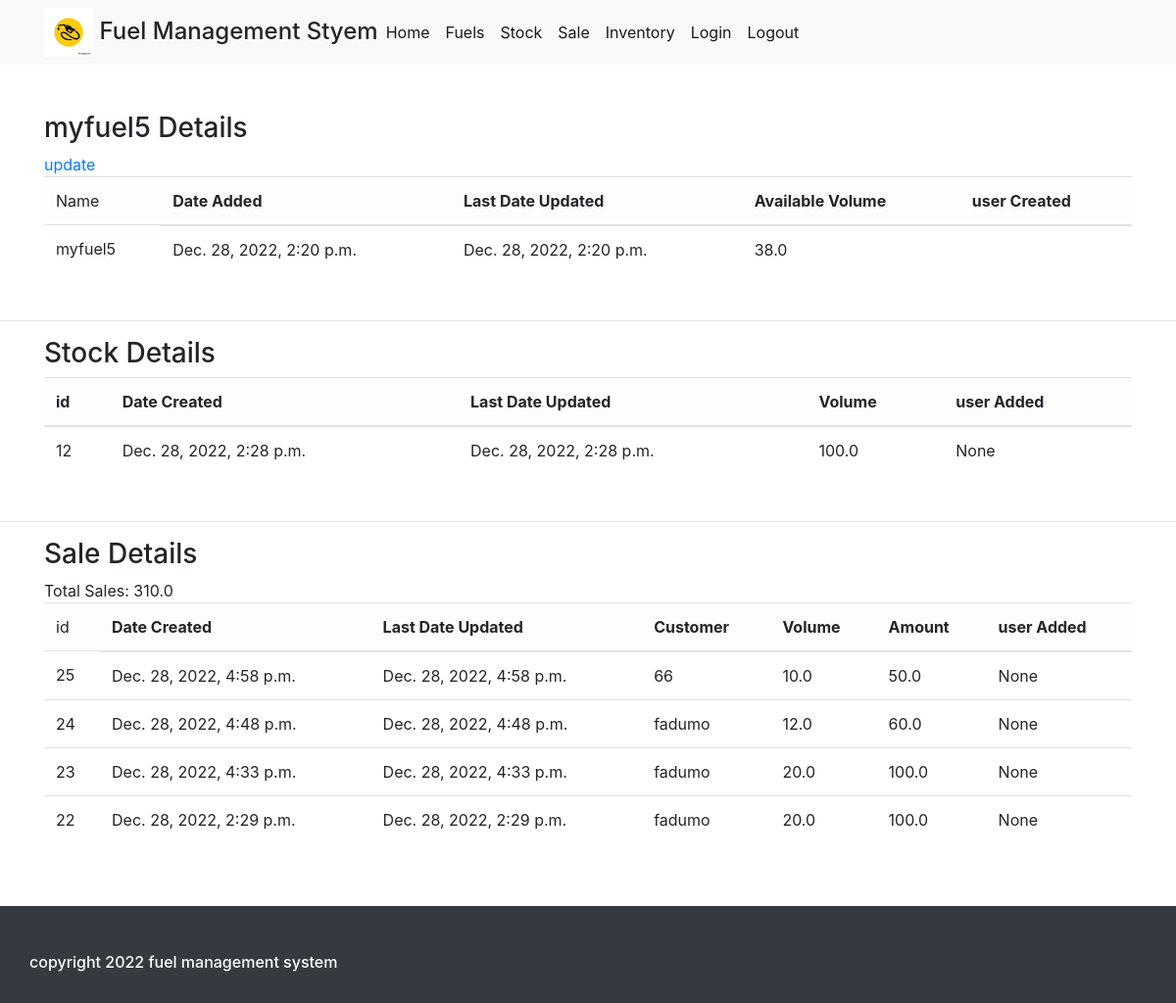
The app's page /fuel_details/7/ (signed in) with its own data.
### base/models.py (models this page shows, shortened)
class Fuel(models.Model):
    name = models.CharField(max_length=100, unique=True)
    price = models.FloatField(max_length=(15,2), default=0)
    user = models.CharField(max_length=100, blank=True)
    status = models.CharField(max_length=2,choices=(('1','Active'),('0', 'Inactive')) , default = 1)
    delete_flag = models.IntegerField(default = 0)
    created = models.DateTimeField(auto_now=True)
    updated = models.DateTimeField(auto_now_add=True)
    class Meta:
        ordering = ['-updated','-created']
        verbose_name_plural = "fuel type lists"
    def __str__(self):
        return self.name
    def available(self):
        try:
            stockin = Stock.objects.filter(fuel = self).aggregate(models.Sum("volume"))['volume__sum']
            if stockin is None:
                stockin = 0
        except:
            stockin = 0
        try:
            sale = Sale.objects.filter(fuel = self).aggregate(models.Sum("volume"))['volume__sum']
            if sale is None:
                sale = 0
        except:
            sale = 0
            print(sale)
        return stockin - sale

class Stock(models.Model):
    fuel = models.ForeignKey(Fuel, on_delete=models.CASCADE)
    volume = models.FloatField(max_length=(15,2),default=0)
    user = models.CharField(max_length=100, blank=True)
    created = models.DateTimeField(auto_now=True)
    updated = models.DateTimeField(auto_now_add=True)
    class Meta:
        ordering = ['-updated','-created']
        verbose_name_plural = "Stock lists"

class Sale(models.Model):
    customer_name = models.CharField(max_length=200)
    fuel = models.ForeignKey(Fuel, on_delete=models.CASCADE)
    volume = models.FloatField(max_length=(15,2), default=0)
    amount = models.FloatField(max_length=(15,2), default=0)
    user = models.CharField(max_length=100, blank=True)
    created = models.DateTimeField(auto_now=True)
    updated = models.DateTimeField(auto_now_add=True)
    class Meta:
        verbose_name_plural = "Sales list"
        ordering = ['-updated', '-created']

### base/views.py (the view)
# urls.py: path('fuel_details/<str:pk>/', views.fuelDetail, name="fuel_detail"),
@permission_required('base.view_Fuel', login_url='fuels')
@login_required(login_url='login')
def fuelDetail(request, pk):
    fuel = Fuel.objects.get(id=pk)
    stocks = Stock.objects.filter(fuel__id = fuel.id).all()
    sales = Sale.objects.filter(fuel__id = fuel.id ).all()
    total_sale = Sale.objects.filter(fuel__id = fuel.id).aggregate(Sum('amount'))
    print(total_sale)
    context = {
        "fuel":fuel,
        "stocks": stocks,
        "sales":sales,
        "total_sale":total_sale
    }
    return render(request, 'base/fuel_details.html', context)

### base/templates/base/fuel_details.html (shortened to what this page needs)
{% extends 'main.html' %}
{% block content %}
    <div class="cotainer mt-5 mb-5">
        <div class="row">
            <div class="col col-lg-12 col-md-12 col-sm-12 col-xs-12">
                <div class="container mb-5">
                   <h3>{{fuel}} Details</h3>
                   <a href="{% url 'update_fuel' fuel.id %}">update</a>
                    <table class="table">
                        <thead class="table-primary table-light">
                            <td>Name</td>
                            <th>Date Added</th>
                            <th>Last Date Updated</th>
                            <th>Available Volume</th>
                            <th>user Created</th>
                        </thead>
                        <tbody>
                            <tr>
                                <td>
                                    {{fuel}}
                                </td>
                                <td>
                                    {{fuel.created}}
                                </td>
                                <td>
                                    {{fuel.updated}}
                                </td>
                                <td>
                                    {{fuel.available}}
                                </td>
                                <td>
                                </td>
                            </tr>
                        </tbody>
                    </table>
                </div>
                <div><hr></div>
                <div class="container mb-5">
                    <h3>Stock Details</h3>
                    <table class="table">
                        <thead class="table-primary table-light">
                            <th>id</th>
                            <th>Date Created</th>
                            <th>Last Date Updated</th>
                            <th>Volume</th>
                            <th>user Added</th>
                        </thead>
                        <tbody>
                            {% for stock in stocks %}
                            <tr>
                                <td>
                                    {{stock.id}}
                                </td>
                                <td>
                                    {{stock.created}}
                                </td>
                                <td>
                                    {{stock.updated}}
                                </td>
                                <td>
                                    {{stock.volume}}
                                </td>
                                <td>
                                    {% if not stock.user %}
                                    None
                                   {% else %}
                                    {{stock.user}}
                                    {% endif %}
                                </td>
                            {% endfor %}
                            </tr>
                        </tbody>
                    </table>
                </div>
                <div><hr></div>
                <div class="container">
                    <h3>Sale Details</h3>
                        <span>Total Sales: {{total_sale.amount__sum}}</span>
                    <table class="table">
                        <thead class="table-primary table-light">
                            <td>id</td>
                            <th>Date Created</th>
                            <th>Last Date Updated</th>
                            <th>Customer</th>
                            <th>Volume</th>
                            <th>Amount</th>
                            <th>user Added</th>
                        </thead>
                        <tbody>
                            {% for sale in sales %}
                            <tr>
                                <td>
                                    {{sale.id}}
                                </td>
                                <td>
                                    {{sale.created}}
                                </td>
                                <td>
                                    {{sale.updated}}
                                </td>
                                <td>
                                    {{sale.customer_name}}
                                </td>
                                <td>
                                    {{sale.volume}}
                                </td>
                                <td>
                                    {{sale.amount}}
                                </td>
                                <td>
                                    {% if not sale.user %}
                                    None
                                   {% else %}
                                    {{stock.user}}
                                    {% endif %}
                                </td>
                            </tr>
                            {% empty %}
                            <h6>NOT SALES FOR THIS</h6>
                            {% endfor %}
                        </tbody>
                    </table>
                </div>
            </div>
        </div>
    </div>
{% endblock %}

### records on screen
Fuel: name "myfuel5", created "Dec. 28, 2022, 2:20 p.m.", updated "Dec. 28, 2022, 2:20 p.m.", available "38.0"
Stock: id "12", created "Dec. 28, 2022, 2:28 p.m.", updated "Dec. 28, 2022, 2:28 p.m.", volume "100.0", user "None"
Sale: id "25", created "Dec. 28, 2022, 4:58 p.m.", updated "Dec. 28, 2022, 4:58 p.m.", customer_name "66", volume "10.0", amount "50.0", user "None"
Sale: id "24", created "Dec. 28, 2022, 4:48 p.m.", updated "Dec. 28, 2022, 4:48 p.m.", customer_name "fadumo", volume "12.0", amount "60.0", user "None"
Sale: id "23", created "Dec. 28, 2022, 4:33 p.m.", updated "Dec. 28, 2022, 4:33 p.m.", customer_name "fadumo", volume "20.0", amount "100.0", user "None"
Sale: id "22", created "Dec. 28, 2022, 2:29 p.m.", updated "Dec. 28, 2022, 2:29 p.m.", customer_name "fadumo", volume "20.0", amount "100.0", user "None"

### other values on screen
{{ total_sale.amount__sum }} "310.0"
